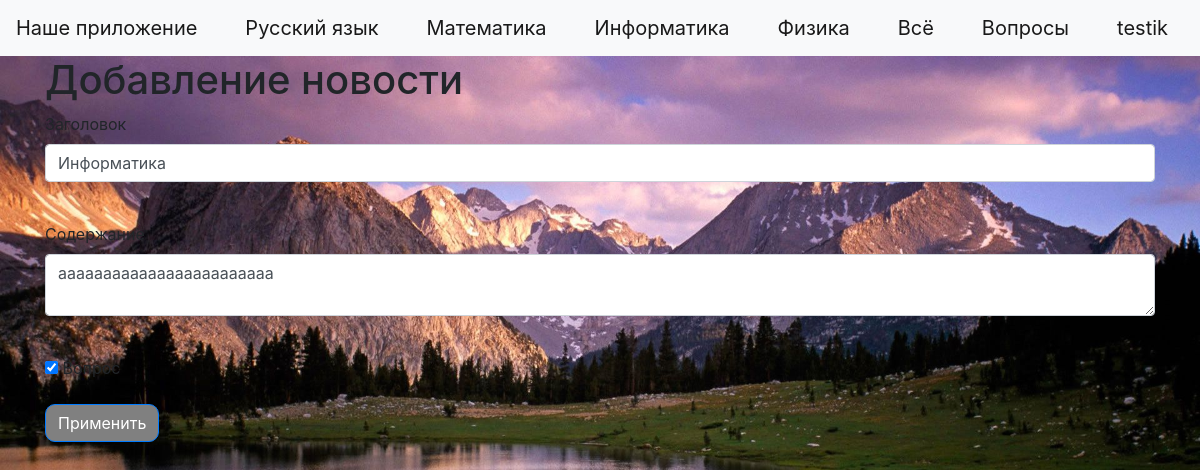
Page /news/24 (signed in) on the earlier database version.
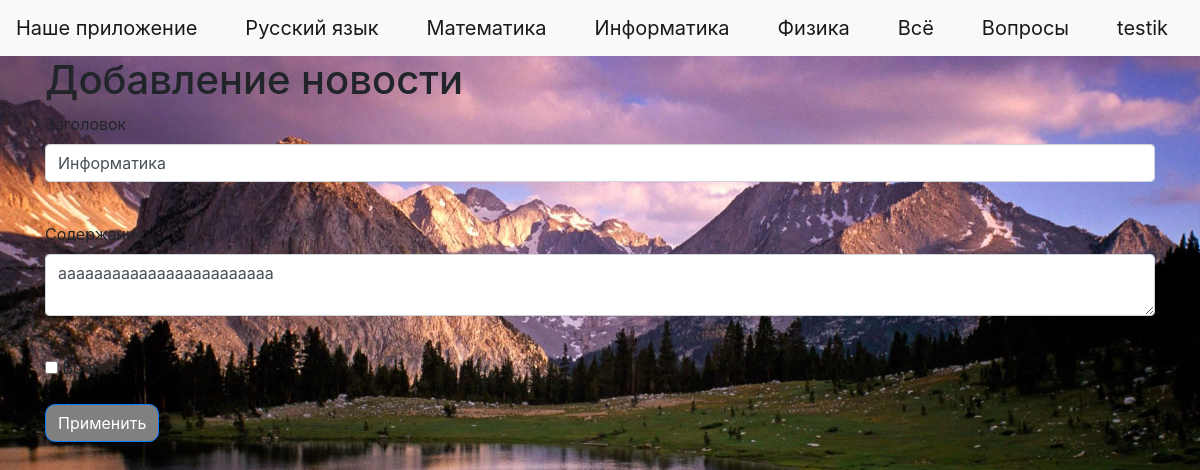
Same page on the later database version.
### data/news.py (models this page shows)
class News(SqlAlchemyBase):
    __tablename__ = 'news'
    id = sqlalchemy.Column(sqlalchemy.Integer,
                           primary_key=True, autoincrement=True)
    title = sqlalchemy.Column(sqlalchemy.String, nullable=True)
    content = sqlalchemy.Column(sqlalchemy.String, nullable=True)
    created_date = sqlalchemy.Column(sqlalchemy.DateTime,
                                     default=datetime.datetime.now)
    is_question = sqlalchemy.Column(sqlalchemy.Boolean, default=True)
    user_id = sqlalchemy.Column(sqlalchemy.Integer,
                                sqlalchemy.ForeignKey("users.id"))
    user = orm.relationship('User')

### main.py (the view, shortened to what this page needs)
@app.route('/news/<int:id>', methods=['GET', 'POST'])
@login_required
def edit_news(id):
    dictionary = {'Информатика': 'ict.html',
                  'Математика': 'math.html',
                  'Русский язык': 'rus.html',
                  'Физика': 'phys.html'}
    form = NewsForm()
    if request.method == "GET":
        db_sess = db_session.create_session()
        news = db_sess.query(News).filter(News.id == id,
                                          News.user == current_user
                                          ).first()
        if news:
            form.title.data = news.title
            form.content.data = news.content
            form.is_question.data = news.is_question
        else:
            abort(404)
    return render_template('news.html',
                           title='Редактирование новости',
                           form=form)

### forms/news.py
class NewsForm(FlaskForm):
    title = StringField('Заголовок', validators=[DataRequired()])
    content = TextAreaField("Содержание")
    is_question = BooleanField("Вопрос")
    submit = SubmitField('Применить')

### data/db_session.py (called while the page is built)
def create_session() -> Session:
    global __factory
    return __factory()

### main.py (called while the page is built)
@login_manager.user_loader
def load_user(user_id):
    db_sess = db_session.create_session()
    return db_sess.query(User).get(user_id)

### templates/news.html (shortened to what this page needs)
{% extends "base.html" %}
{% block content %}
<h1>Добавление новости</h1>
<form action="" method="post">
    <p>
        {{ form.title.label }}<br>
        {{ form.title(class="form-control") }}<br>
    </p>
    <p>
        {{ form.content.label }}<br>
        {{ form.content(class="form-control") }}<br>
    </p>
    <p>{{ form.is_question() }} {{ form.is_question.label }}</p>
    <p>{{ form.submit(type="submit", class="btn btn-primary") }}</p>
</form>
{% endblock %}

Differences in the rows shown:
changed News "Информатика": is_question "☑" → "☐"
